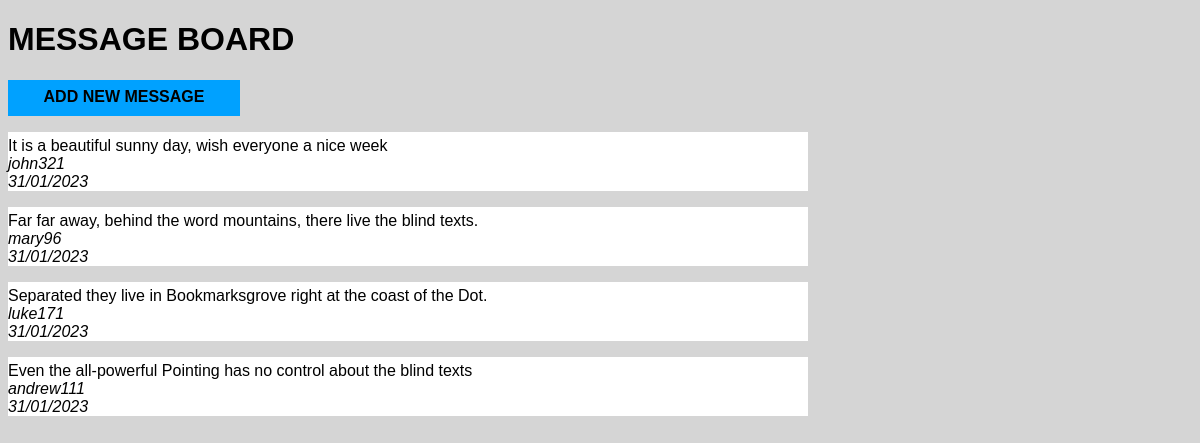
The app's page /massageboard/ with its own data.
### massageboard/models.py (models this page shows)
class Informationn(models.Model):
    username = models.CharField(max_length=255)
    messagee = models.CharField(max_length=255)

### massageboard/views.py (the view)
# urls.py: path('', views.index, name='index'),
def index(request):
    now = datetime.datetime.now()
    dayy = now.day
    monthh = now.month
    yearr = now.year
    if len(str(dayy)) == 1:
        dayy = "0" + str(dayy)
    if len(str(monthh)) == 1:
        monthh = "0" + str(monthh)
    myInformationn = Informationn.objects.all().values().order_by("-id")
    template = loader.get_template('index.html')
    context = {
        'informatio' : myInformationn,
        'dayyy' : dayy,
        'monthhh': monthh,
        'yearrr': yearr
    }
    return HttpResponse(template.render(context, request))

### massageboard/templates/index.html
{% load static %}
<!DOCTYPE html>
<html>
    <head>
        <link href="{% static 'stylees.css' %}" rel="stylesheet">
    </head>
  <body class="bodyy">
    <h1>MESSAGE BOARD</h1>
    <a id="btn2" href="add/"><b>ADD NEW MESSAGE</b></a>
      {% for x in informatio %}
      <div class="divv">
        <p class="pg">{{ x.messagee }} <br>
          <i>
          {{ x.username }}<br>
          {{dayyy}}/{{monthhh}}/{{yearrr}}</i>
        </p>
      </div>
      {% endfor %}
  </body>
</html>

### massageboard/static/stylees.css (style rules this page uses)
.bodyy { background-color: rgb(213, 213, 213); font-family: Verdana, Geneva, Tahoma, sans-serif; }
.divv { background-color: white; height: auto; width:800px; word-wrap: break-word; }
.pg { padding-top: 5px; -webkit-margin-before: 1em; -webkit-margin-after: 1em; }
#btn2 { display: inline-block; text-decoration: none; width: 200px; height: 20px; text-align: center; font-family: Verdana, Geneva, Tahoma, sans-serif; padding: 0.5em 1em; font-family: Verdana, Geneva, Tahoma, sans-serif; font-size: 16px; background-color: rgb(0, 161, 255); color: black; border: none; }

### records on screen
Informationn: messagee "It is a beautiful sunny day, wish everyone a nice week", username "john321", monthhh "01"
Informationn: messagee "Far far away, behind the word mountains, there live the blind texts.", username "mary96", monthhh "01"
Informationn: messagee "Separated they live in Bookmarksgrove right at the coast of the Dot.", username "luke171", monthhh "01"
Informationn: messagee "Even the all-powerful Pointing has no control about the blind texts", username "andrew111", monthhh "01"
